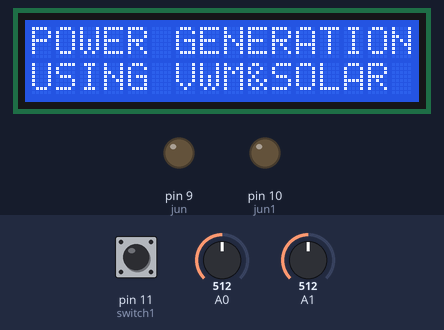
Simulated run of this sketch. Board: Arduino Uno, built with avr-gcc and run on an emulated ATmega328P. On the bench: 16×2 character LCD, output pins drawn as LEDs (lit = HIGH). The inputs (shaded band) are chosen by the test bench; at power-on: pin 11 (switch1) HIGH, A0 = 512, A1 = 512. What the sketch prints to the serial monitor is not drawn.

Above: at 0.2 s.
At 24.2 s:
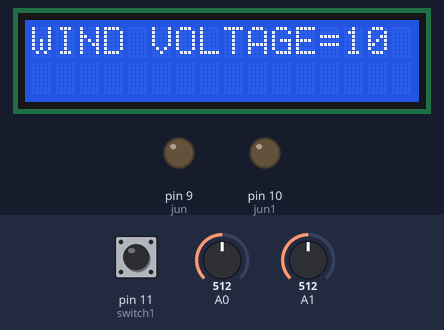
At 37.5 s:
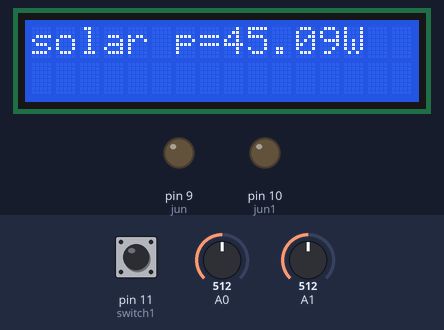
At 50.8 s:
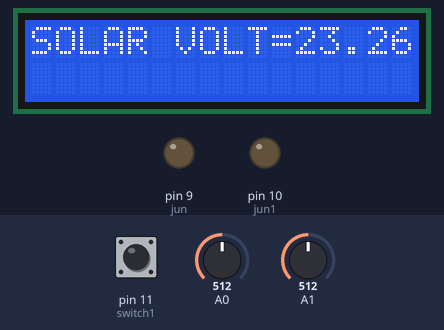
At 74.2 s:
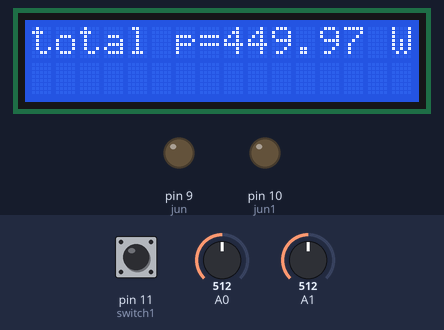
At 127.9 s:
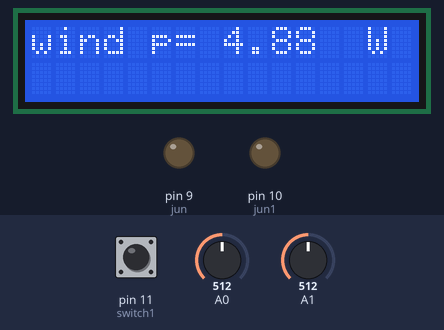

Measured:
- what the display in image 1 shows lasts 3.0 s, from 24.2 s to 27.2 s
- what the display in image 2 shows lasts 2.0 s, from 37.5 s to 39.5 s

The sketch:

project_code_arduino.ino
```cpp
#include <Wire.h>
#include <LiquidCrystal_I2C.h>
LiquidCrystal_I2C lcd(0x27, 16, 2);
 int voltageSensor1 = A0;//initializing pins to sensor,solar voltge
int voltageSensor2 = A1;//wind
unsigned int wp=0;
float AcsValue=0.0,Samples=0.0,AvgAcs=0.0,AcsValueF=0.0; // WIND CURRENT A2

unsigned int m=0;
float AcsValue1=0.0,Samples1=0.0,AvgAcs1=0.0,AcsValueF1=0.0; // SOLAR CURRENT A3
 //windv
float vOUT = 0.0;
float vIN = 0.0;
float R1  = 1000.0;//in voltagesensor using 30k resistor
float R2  = 1000.0;//7.5 k resistor
float Value = 0;
int voltage=0;
float vcal=10;
float vOUT1 = 0.0;//initializing to zero
float vIN1 = 0.0;
float R11  = 1000.0;//in voltage sensor using 30k resistor
float R21  = 1000.0;//in volttage sensor using 7.5k resistor
float value1 = 0;
float Solarvoltage;
float solarcurrent;
float Solarcurrent;
float Windcurrent;
int k;
float I1 = 0;
float I2 = 0;
float power;//inializing the variables
float win;
float sol;
int a;
int b;
int x = 0;
int y = 0;
//int k;
///-------------street light--------------//
int ldr=6;
int ir1=7;
int ir2=8;
int jun=9;
int jun1=10;
int switch1=11;
int t;
int q;

int r=0;
int s;
//--------------------------------------------------------//
 int currentPin = A2;
int sensitivity = 66;
int adcValue= 0;
int offsetVoltage = 2500;
double adcVoltage = 0;
float currentValue = 0;
//------------------------------INITS----------------------------//
float sv;
void setup()
{
  Serial.begin(115200);//intialize the baud rate
  lcd.init();
 lcd.backlight();
 lcd.clear();
 lcd.clear();

 lcd.setCursor(0,0);
 lcd.print("POWER GENERATION");
 lcd.setCursor(0,1);
 lcd.print("USING VWM&SOLAR");
 delay(5000);
 lcd.clear();
 lcd.setCursor(0,0);
 lcd.print("WI-FI INITIALIZE");
 lcd.setCursor(0,1);
 lcd.print("TURNON HOTSPOT");
 wifi_init();
 delay(5000);
 lcd.clear();
  lcd.setCursor(6, 0);
  lcd.print("WI-FI");
  lcd.setCursor(1, 1);
  lcd.print("INITIALIZATION");
 // wifi_init();//intialize wifi
  //-------------street light---------//
pinMode(ldr,INPUT);
pinMode(switch1,INPUT_PULLUP);
pinMode(ir1,INPUT);
pinMode(ir2,INPUT);
pinMode(jun,OUTPUT);
pinMode(jun1,OUTPUT);
digitalWrite(ldr, LOW);
digitalWrite(ir1, HIGH);
digitalWrite(ir2, HIGH);
digitalWrite(jun, LOW);
digitalWrite(jun1, LOW);
digitalWrite(switch1, HIGH);
}
//----------------------------MAIN-------------------//
void loop()
{
//  solarV();
//  solarI();
//  solarp();//solar power calucaultion funtion.
//  windV();
//  windI();
 if(digitalRead(switch1)==0)
 {
   street();
 }
 else
 {
  allsen();
 }
// k=k+1;
// if(k==5)
// {
//  Serial.println("sending to server");
//  lcd.clear();
//  lcd.print("SENDING DATA TO");
//  lcd.setCursor(0,1);
//  lcd.print("   SERVER");
//  sendtoserver();
//  k=0;
 //}
}

//----------------------street light funtion------------------------//
void street()
{
lcd.clear();
lcd.print("STREET LIGHT MOD");
Serial.println("street light");
q=digitalRead(ir2);
if(digitalRead(ldr)==1)  //if night time
 {
   analogWrite(jun, 50);
   analogWrite(jun1, 50);
   if(digitalRead(ir1)==0)
  {
   analogWrite(jun, 255);
   Serial.println("LIGHTS ON");
   lcd.setCursor(0,1);
   lcd.print("ZONE-1 LIGHTS ON");
   delay(3000);
 }

 if(digitalRead(ir2)==0)
{
 analogWrite(jun1, 255);
 Serial.println("LIGHTS ON");
 lcd.setCursor(0,1);
 lcd.print("ZONE-2 LIGHTS ON");
 delay(3000);
}
  }
  else
  {
   analogWrite(jun, 0);
     analogWrite(jun1, 0);
  }

}


//=======================WIND VOLATAGE FUNTION==========================================//
 void windV()// wind voltage caluculation funtion
{
  voltageSensor2 = analogRead(A1);//reading wind output voltage
  voltageSensor2 = (voltageSensor2/50);  //calibration
//
  if( voltageSensor2<=0)
  {
  voltageSensor2=0;;

  }
  lcd.clear();
  lcd.setCursor(0, 0);
  lcd.print("WIND VOLTAGE=");
  Serial.print("wind o/p voltage=");
  lcd.print(voltageSensor2);
  Serial.println(voltageSensor2);

  delay(1000);
  lcd.setCursor(15, 0);
  lcd.print("");
  Serial.println("  volts");

  delay(2000);
  lcd.clear();

}


//=======================WIND CURRENT FUNTION=================================//
void windI()//wind current caluculation funtion
{
 Windcurrent= voltageSensor2/20.5;
   lcd.setCursor(0, 1);
  lcd.print("CURRENT=");
  lcd.print(Windcurrent);
  lcd.print("A");
  Serial.print("CURRENT=");
  Serial.print(Windcurrent);
  Serial.println("  A");
  delay(2000);
  lcd.clear();

}

//---------------------------------------------------wind power-------------------//
void windp()
{

  win = (voltageSensor2 *Windcurrent);
  lcd.clear();
  lcd.setCursor(0, 0);
  lcd.print("wind p=");
  lcd.setCursor(8, 0);
  lcd.print(win);
  lcd.setCursor(14, 0);
  lcd.print("W");
  delay(2000);
}

//=======================================SOLAR VOLATGE FUNTION=================================//
void solarV()//solar sensor volatage caluculation funtion
{

  Solarvoltage =analogRead(A0);                    //reading solar panel output
  Solarvoltage = Solarvoltage/23;  //calibration

  if( Solarvoltage>1)
  {
  Solarvoltage=Solarvoltage+1;
  sv=Solarvoltage;
  }
  lcd.clear();
  lcd.setCursor(0, 0);
  lcd.print("SOLAR VOLT=");
  lcd.print(sv);
  lcd.print("V");

  Serial.print("solar o/p voltage=");
  Serial.println(sv);
  Serial.println("V");
  delay(2000);

}
//===============================SOLAR CURRENT FUNTION==============================================//
void solarI()//solar current caluculation funtion
{
  Solarcurrent=sv/12;
   lcd.setCursor(0, 1);
  lcd.print("CURRENT=");
  lcd.print(Solarcurrent);
  lcd.print("A");
  Serial.print("CURRENT=");
  Serial.print(Solarcurrent);
  Serial.println("  A");
  delay(2000);
  lcd.clear();
}

//--------------------------SOLAR POWER----------------//

void solarp()//solar power calucaultion funtion.
{

  sol = (sv* Solarcurrent);
  Serial.print("solar power=");
  Serial.println(sol);
  lcd.setCursor(0, 0);
  lcd.print("solar p=");
  lcd.print(sol);
  lcd.print("W");
  delay(2000);
}
//------------------------TOTAL POWER-----------------//

void p()//total power caluculation funtion
{
    power = win + sol;
    lcd.setCursor(0, 0);
    lcd.print("total p=");
    lcd.setCursor(9, 0);
    lcd.print(power);
    lcd.setCursor(15, 0);
    lcd.print("W");
    delay(2000);
 }


 //--------------------------POWER CALCULATION--------------//
void allsen()
{
   Serial.println("power caluculation");
  //Serial.println("sensor funtion running");
  windV();//calling funtion of sensor caluculation
  //Serial.println("--------------");
  windI();// sWIND calling funtion of sensor caluculation
  //Serial.println("--------------");
  delay(2000);
  lcd.clear();
  windp();//calling total wind power caluculation
  delay(200);
  //Serial.println("--------------");
  solarV();//calling funtion of sensor caluculation
  //Serial.println("--------------");
  solarI();//calling funtion of sensor caluculation
  //delay(2000);
  //Serial.println("--------------");
  lcd.clear();
  solarp();//calling total  solar power caluculation
  //Serial.println("--------------");
  p();//calling total power caluculation
  //Serial.println("-------------------------uploadinggg---------------------------------------------");
  //delay(500);
  k = k + 1; //increamenting  loop

  if (k == 5) //loop runn for 10 times
  {
    lcd.clear();

  lcd.print("uploading data");
  lcd.setCursor(0, 1);
  lcd.print("   to Cloud");
  sendtoserver();
    // Serial.println("done uploading");
    k = 0;
  }

  //solarro();

}

//----------------------------WIFI------------------//

void wifi_init()//wifi intialization
{
  Serial.begin(115200);//setting the baud rate
  delay(2000);
  Serial.println("AT");//start command
  delay(2000);
  Serial.println("AT+CWMODE=1");//mode selection
  delay(2000);
  Serial.println("AT+CWLAP");
  delay(2000);  delay(2000);  delay(2000);
  //Serial.println("AT+CWJAP=\"epark\",\"dontaskpassword\"\r\n");//setting the internet connection
  Serial.println("AT+CWJAP=\"Vedanth's iPhone\",\"12345678\"\r\n");
  delay(2000);
}
//------------------------------SENDING TO SERVER----------------------------//

void sendtoserver()
{

//  https://www.thingspeak.com/update?api_key=8JDUGG4X06TNUIWY&field1=0.20&field2=4.25&field3=0.42&field4=0.02&field5=0.00&field6=1.80&field7=1.82&field8=50
  String temp = "GET https://184.106.153.149/update?api_key=JF87H7SHAHQREA8B&field1="; //get the api key
  temp += String(sv); //sending the voltge of wind to the server  voltageSensor2
  //  temp+=500;
  temp += "&field2=";
  temp += String(Solarcurrent); //sending the voltge of solar to the server
  temp += "&field3=";
  //  temp+=50;
  temp += String(sol); ////sending the cuurent of wind to the server
  temp += "&field4=";
  temp += String(sol); //sending the current  of solar to the server
  temp += "&field5=";
  temp += String(win);
  temp += "&field6=";
  temp += String(sol);
  temp += "&field7=";
  temp += String(power);
  temp += "\r\n";
  //temp+="\r\n\r\n\r\n";
  Serial.println("AT+CIPSTART=\"TCP\",\"184.106.153.149\",80\r\n");//start the sending to server
  delay(2000);
  //Serial.println("AT+CIPSEND=0,"+String(temp.length()));
  Serial.println("AT+CIPSEND=" + String(temp.length())); //sending the string to server
  Serial.println("\r\n");

  //Serial.println("AT+CIPSEND=87\r\n");
  delay(2000);
  Serial.println(temp);
  //Serial.println("GET https://184.106.153.149/update?api_key=9FUQ5PCW9XIL6A2G&field1=70&field2=90\r\n");
  //Serial.print("GET https://184.106.153.149/update?api_key=9FUQ5PCW9XIL6A2G&field1=");
  //Serial.print(temp);
  Serial.print("\r\n");
  delay(2000);
  Serial.println("\r\n\r\n\r\n\r\n\r\n\r\n");
  delay(2000);
  delay(2000);
  // temp='0';

}
//-----------------------------UPLOADING FUNCTION------------------//

void uploading()//uploading funtion
{
  sendtoserver();
  Serial.println("Sending to IOT");
}
```
